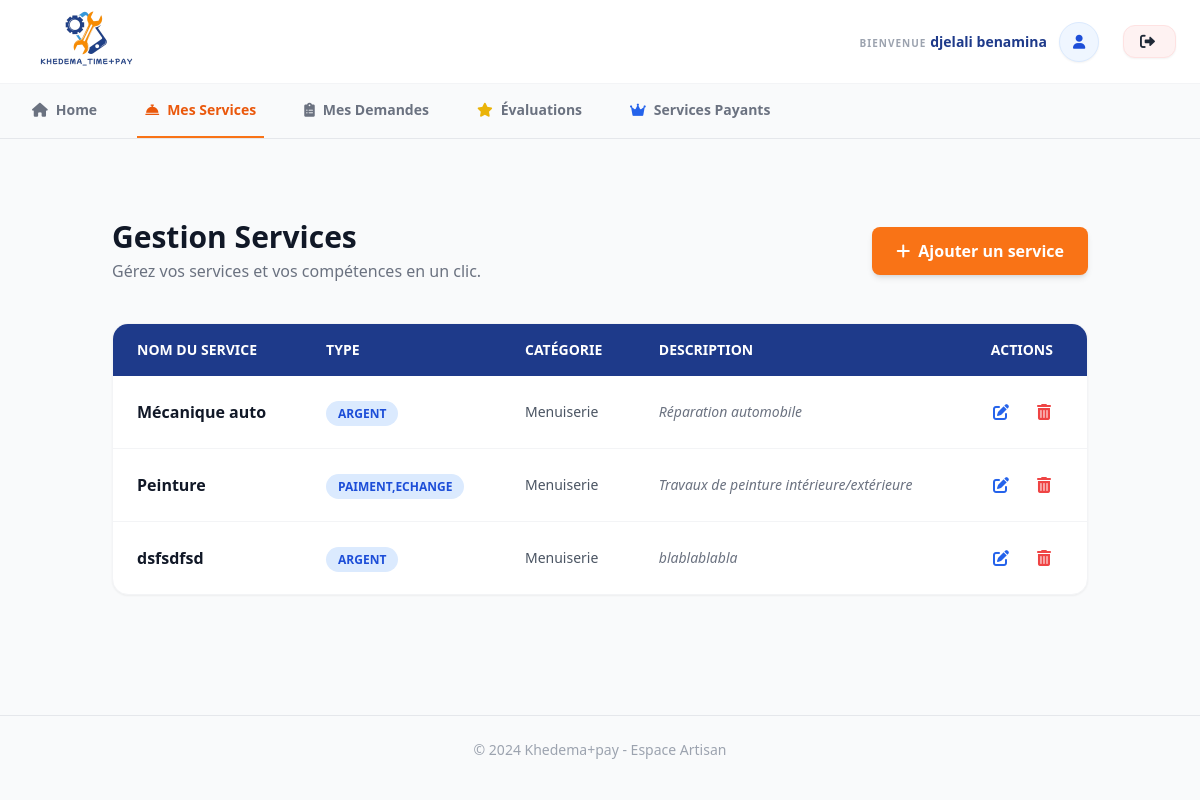
The app's page /view/dashboard_prestataire.php (signed in) with its own data.
### tables this page shows
CREATE TABLE `service` (
  `id_service` int(11) NOT NULL,
  `nom` varchar(150) NOT NULL,
  `image` varchar(255) DEFAULT NULL,
  `description` text DEFAULT NULL,
  `type_service` varchar(100) DEFAULT NULL,
  `prix` decimal(10,2) NOT NULL DEFAULT 0.00,
  `categorie` varchar(100) DEFAULT NULL,
  `id_prestataire` int(11) DEFAULT NULL
);

### model/dashboard_prestataire.php (called while the page is built, shortened)
<?php
include '../includes/header.php';
include '../config/db.php';
$user_id = currentUserId();
try {
    $stmt_services = $pdo->prepare("SELECT * FROM service WHERE id_prestataire = :id");
    $stmt_services->execute(['id' => $user_id]);
    $services = $stmt_services->fetchAll(PDO::FETCH_ASSOC);
} catch (PDOException $e) {
    die("Erreur : " . $e->getMessage());
}
?>

### View/dashboard_prestataire.php (the view, shortened to what this page needs)
<?php
include '../model/dashboard_prestataire.php';
?>
<!DOCTYPE html>
<html lang="fr">
<head>
    <script src="https://cdn.tailwindcss.com"></script>
    <link rel="stylesheet" href="https://cdnjs.cloudflare.com/ajax/libs/font-awesome/6.0.0/css/all.min.css">
</head>
<body class="bg-gray-50 font-sans antialiased">
    <main class="container mx-auto px-6 py-10">
        <div class="flex flex-col md:flex-row md:items-center justify-between mb-10 gap-4">
            <div>
                <h1 class="text-3xl font-extrabold text-gray-900">Gestion Services</h1>
                <p class="text-gray-500 mt-1">Gérez vos services et vos compétences en un clic.</p>
            </div>
            <a href="service.php" class="inline-flex items-center bg-orange-500 hover:bg-orange-600 text-white font-bold py-3 px-6 rounded-lg transition duration-300 shadow-md transform active:scale-95">
                <i class="fas fa-plus mr-2"></i> Ajouter un service
            </a>
        </div>
        <div class="bg-white rounded-2xl shadow-sm border border-gray-100 overflow-hidden">
            <?php if(count($services) > 0): ?>
                <div class="overflow-x-auto">
                    <table class="w-full text-left border-collapse">
                        <thead>
                            <tr class="bg-blue-900 text-white">
                                <th class="px-6 py-4 text-sm font-semibold uppercase">Nom du Service</th>
                                <th class="px-6 py-4 text-sm font-semibold uppercase">Type</th>
                                <th class="px-6 py-4 text-sm font-semibold uppercase">Catégorie</th>
                                <th class="px-6 py-4 text-sm font-semibold uppercase">Description</th>
                                <th class="px-6 py-4 text-sm font-semibold uppercase text-center">Actions</th>
                            </tr>
                        </thead>
                        <tbody class="divide-y divide-gray-100">
                            <?php foreach($services as $service): ?>
                                <tr class="hover:bg-gray-50 transition">
                                    <td class="px-6 py-4">
                                        <div class="font-bold text-gray-900"><?php echo htmlspecialchars($service['nom']); ?></div>
                                    </td>
                                    <td class="px-6 py-4">
                                        <span class="px-3 py-1 bg-blue-100 text-blue-700 rounded-full text-xs font-bold uppercase">
                                            <?php echo htmlspecialchars($service['type_service']); ?>
                                        </span>
                                    </td>
                                    <td class="px-6 py-4 text-sm text-gray-600">
                                        <?php echo htmlspecialchars($service['categorie']); ?>
                                    </td>
                                    <td class="px-6 py-4 text-sm text-gray-500 italic max-w-xs truncate">
                                        <?php echo htmlspecialchars($service['description']); ?>
                                    </td>
                                    <td class="px-6 py-4 text-center">
                                        <div class="flex justify-center space-x-3">
                                            <a href="modifier_service.php?id=<?php echo $service['id_service']; ?>"
                                               class="text-blue-600 hover:text-blue-800 transition p-2 hover:bg-blue-50 rounded-full" title="Modifier">
                                                <i class="fas fa-edit"></i>
                                            </a>
                                            <a href="supprimer_service.php?id=<?php echo $service['id_service']; ?>"
                                               onclick="return confirm('Voulez-vous vraiment supprimer ce service ?');"
                                               class="text-red-500 hover:text-red-700 transition p-2 hover:bg-red-50 rounded-full" title="Supprimer">
                                                <i class="fas fa-trash-alt"></i>
                                            </a>
                                        </div>
                                    </td>
                                </tr>
                            <?php endforeach; ?>
                        </tbody>
                    </table>
                </div>
            <?php endif; ?>
        </div>
    </main>
    <footer class="mt-20 py-6 border-t border-gray-200 text-center text-gray-400 text-sm">
        &copy; 2024 Khedema+pay - Espace Artisan
    </footer>
</body>
</html>

### layout/css/plombiers_style.css (style rules this page uses)
main { max-width: 1200px; margin: 40px auto; padding: 0 20px; }
h1 { font-size: 2rem; margin-bottom: 10px; }

### layout/css/menuiserie_style.css (style rules this page uses)
main { padding: 40px 8%; }
main { max-width: 1200px; margin: 40px auto; padding: 0 20px; }
h1 { font-size: 2rem; margin-bottom: 10px; }

### layout/css/electriciens_style.css (style rules this page uses)
main { padding: 40px 8%; }
main { max-width: 1200px; margin: 40px auto; padding: 0 20px; }
h1 { font-size: 2rem; margin-bottom: 10px; }

### layout/css/mecanique_style.css (style rules this page uses)
main { padding: 40px 8%; }
main { max-width: 1200px; margin: 40px auto; padding: 0 20px; }
h1 { font-size: 2rem; margin-bottom: 10px; }

### layout/css/arStyle.css (style rules this page uses)
:root { --primary: #3b82f6; --bg: #f3f6ff; --text: #1e293b; }
body { background-color: var(--bg); font-family: 'Inter', sans-serif; margin: 0; color: var(--text); }
.container { max-width: 800px; margin: 40px auto; padding-bottom: 100px; }

### layout/css/body.css (style rules this page uses)
* { margin: 0; padding: 0; box-sizing: border-box; }
body { font-family: Arial, sans-serif; background: #ffffff; color: #111827; line-height: 1.5; }

### layout/css/footer.css (style rules this page uses)
footer { text-align: center; padding: 60px 0; color: #94a3b8; font-size: 0.85rem; }

### records on screen
service: nom "Mécanique auto", type_service "ARGENT", categorie "Menuiserie", description "Réparation automobile"
service: nom "Peinture", type_service "PAIMENT,ECHANGE", categorie "Menuiserie", description "Travaux de peinture intérieure/extérieure"
service: nom "dsfsdfsd", type_service "ARGENT", categorie "Menuiserie", description "blablablabla"

### other values on screen
$_SESSION['prenom'] . " " . $_SESSION['nom'] "djelali benamina"
